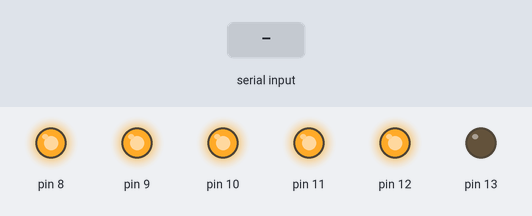
A sketch run on a simulated Arduino Uno, built with avr-gcc and run on an emulated ATmega328P. On the bench: output pins drawn as LEDs (lit = HIGH). The test bench sets the inputs (shaded band). What the sketch prints to the serial monitor is not drawn.

Above: at 1.25 s.
1.3 s: byte 30 received over Serial
At 2.6 s:
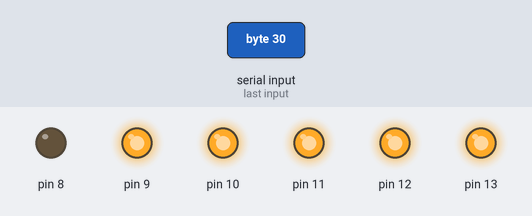
4.3 s: byte 90 received over Serial
At 5.2 s:
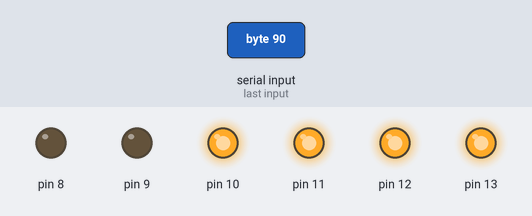
7.3 s: byte 120 received over Serial
At 9.0 s:
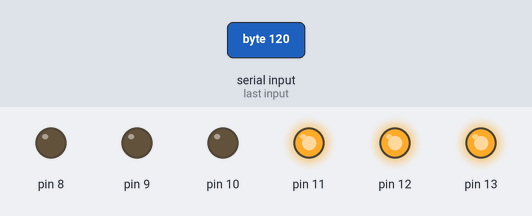
Timing chart, 0 to 16.3 s (numbered marks = the images above; inputs shaded):
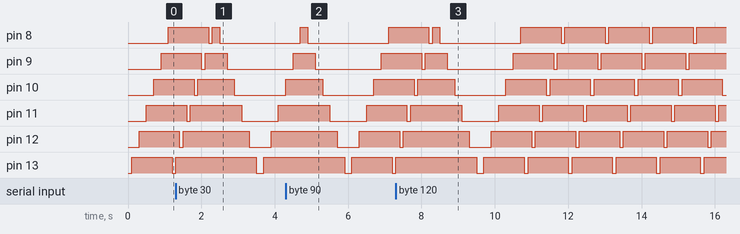

The sketch:

Serial_02.ino
```cpp
/*                                     +  -                                         +  -
                                       *  *    *  *  *  *  *       *  *  *  *  *    *  *
                                       *  *    *  *  *  *  *       *  *  +-----+    *  *
                                       *  * +----[PWR]-------------------| USB |--+ *  *
                                       *  * |                            +-----+  | *  *
                                       *  * |         GND/RST2  [ ][ ]            | *  *
                                       *  * |       MOSI2/SCK2  [ ][ ]  A5/SCL[ ] | *  *
                                       *  * |          5V/MISO2 [ ][ ]  A4/SDA[ ] | *  *
                                       *  * |                             AREF[ ] | *  *
                                       *  * |                              GND[ ] | *  *
                                       *  * | [ ]N/C                    SCK/13[0] |-------------------------\
                                       *  * | [ ]IOREF                 MISO/12[0] |------------------------\ |
                                       *  * | [ ]RST                   MOSI/11[0]~|-----------------------\|||
                                       *  * | [ ]3V3    +---+               10[0]~|----------------------\||||
                                       0------[0]5v    -| A |-               9[0]~|---------------------\|||||
                                       *  * | [ ]GND   -| R |-               8[0] |--------------------\||||||
                                       *  0---[0]GND   -| D |-                    | *  *                ||||||
                                       *  * | [ ]Vin   -| U |-               7[ ] | *  *                ||||||
                                       *  * |          -| I |-               6[ ]~| *  *                ||||||
                                       *  * | [ ]A0    -| N |-               5[ ]~| *  *                ||||||
                                       *  * | [ ]A1    -| O |-               4[ ] | *  *                ||||||
                                       *  * | [ ]A2     +---+           INT1/3[ ]~| *  *                ||||||
                                       *  * | [ ]A3                     INT0/2[ ] | *  *                ||||||
                                       *  * | [ ]A4/SDA   RST SCK MISO    TX>1[ ] | *  *                ||||||
                                       *  * | [ ]A5/SCL   [ ] [ ] [ ]     RX<0[ ] | *  *                ||||||
                                       *  * |             [ ] [ ] [ ]             | *  *                ||||||
                                       *  * |  UNO_R3     GND MOSI 5V ____________/ *  *                ||||||
                                       *  * \________________________/              *  *                ||||||
                                       *  *    *  *  *  *  *       *  *  *  *  *    *  *                ||||||
                                       *  *    *  *  *  *  *       *  *  *  *  *    *  *                ||||||
                                          220 Ohm            Led 1              /----------------------/ ||||| pin 8
                                       *  0-ww-0  *  *  *  0--|>|--0  *  *  *  0    *  *                 |||||
                                       *  *    *  *  *  *  *       *  *  *  *  *    *  *                 |||||
                                       *  *    *  *  *  *  *       *  *  *  *  *    *  *                 |||||
                                          220 Ohm            Led 2              /-----------------------/ |||| pin 9
                                       *  0-ww-0  *  *  *  0--|>|--0  *  *  *  0    *  *                  ||||
                                                                                                          ||||
                                       *  *    *  *  *  *  *       *  *  *  *  *    *  *                  ||||
                                          220 Ohm            Led 3              /------------------------/ ||| pin 10
                                       *  0-ww-0  *  *  *  0--|>|--0  *  *  *  0    *  *                   |||
                                       *  *    *  *  *  *  *       *  *  *  *  *    *  *                   |||
                                       *  *    *  *  *  *  *       *  *  *  *  *    *  *                   |||
                                          220 Ohm            Led 4              /-------------------------/ || pin 11
                                       *  0-ww-0  *  *  *  0--|>|--0  *  *  *  0    *  *                    ||
                                       *  *    *  *  *  *  *       *  *  *  *  *    *  *                    ||
                                       *  *    *  *  *  *  *       *  *  *  *  *    *  *                    ||
                                          220 Ohm            Led 5              /--------------------------/ | pin 12
                                       *  0-ww-0  *  *  *  0--|>|--0  *  *  *  0    *  *                     |
                                       *  *    *  *  *  *  *       *  *  *  *  *    *  *                     |
                                       *  *    *  *  *  *  *       *  *  *  *  *    *  *                     |
                                          220 Ohm            Led 6              /---------------------------/  pin 13
                                       *  0-ww-0  *  *  *  0--|>|--0  *  *  *  0    *  *
                                       *  *    *  *  *  *  *       *  *  *  *  *    *  *
                                       *  *    *  *  *  *  *       *  *  *  *  *    *  *
                                       *  *    *  *  *  *  *       *  *  *  *  *    *  *
                                       *  *    *  *  *  *  *       *  *  *  *  *    *  *
                                       *  *    *  *  *  *  *       *  *  *  *  *    *  *
                                       *  0    *  *  *  *  *       *  *  *  *  *    *  0
                         pin GND---------/ \------------------------------------------/ - GND
                                       *  *    *  *  *  *  *       *  *  *  *  *    *  *
                                       0  *    *  *  *  *  *       *  *  *  *  *    0  *
                         pin 5v-------/ \------------------------------------------/+ 5v
*/

int demora =  100;
int pin =  0;
int bucle = 0;
int estado;

void setup()
{
  for (pin=8;pin<=13; pin++)
  {
    pinMode(pin,OUTPUT);
  }
  Serial.begin(9600);
}

void loop()
{
    if (Serial.available() > 0)
    {
    char estado = Serial.read(); // read the incoming byte:
    if (estado!='\n')
    {
      Serial.print("Dato recibido desde pc:");
      Serial.println(estado);
    }
    for (pin=8;pin<=13; pin++)
      {
        digitalWrite (pin,HIGH);
        delay(demora);
        digitalWrite (pin,LOW);
        delay(demora);
      }
     }
    else
    {
    Serial.println("Sin Datos desde pc");
    for (pin=13;pin>=8; pin--)
      {
        digitalWrite (pin,LOW);
        delay(demora);
        digitalWrite (pin,HIGH);
        delay(demora);
      }
    }
 }
/*-------------------------------* /
int incomingByte = 0;

void setup() {

Serial.begin(9600); // opens serial port, sets data rate to 9600 bps

}

void loop() {

if (Serial.available() > 0) {

incomingByte = Serial.read(); // read the incoming byte:

Serial.print(" I received:");

Serial.println(incomingByte);

}

}*/
```
